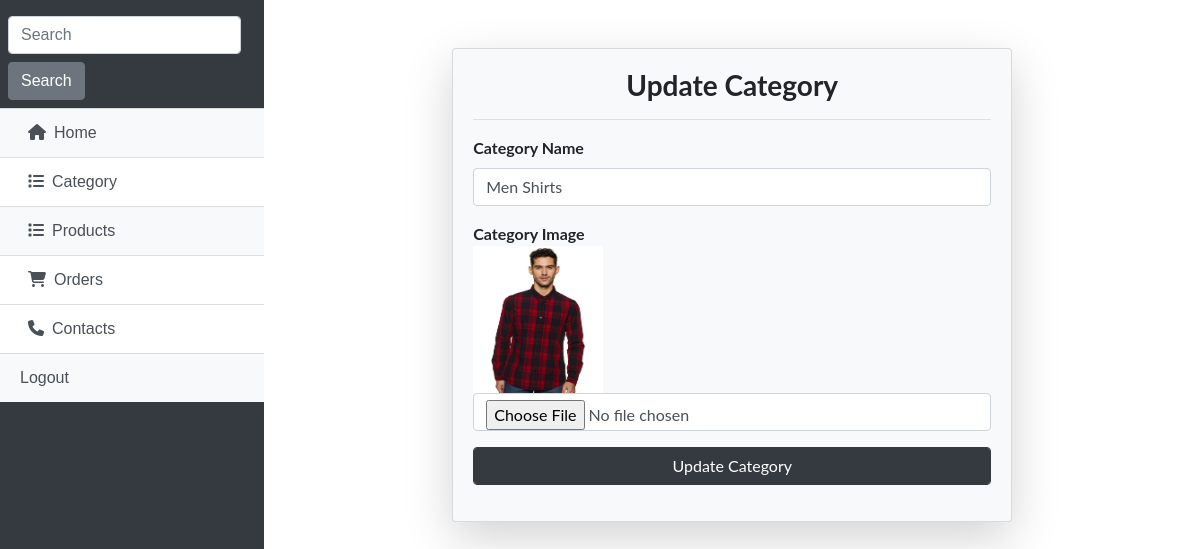
Page /custom_admin/category/update_category/1 on the committed database.
### shop/models.py (models this page shows, shortened)
class Category(models.Model):
    category_img = models.ImageField(upload_to='uploads/products/',default="")
    name = models.CharField(max_length=200)

### custom_admin/views.py (the view, shortened to what this page needs)
# urls.py: path('category/update_category/<int:myid>',views.update_category,name="update_category"),
def update_category(request,myid):
    category = Category.objects.get(id=myid)
    return render(request,'adminTemplates/update_category.html',{'obj':category})

### shop/templates/adminTemplates/update_category.html (shortened to what this page needs)
{% extends 'adminTemplates/base.html' %}
{%block body %}
<div class="container  min-vh-100 mt-5" style="font-family: 'Lato', sans-serif;">
    <div class="card shadow-lg mx-auto bg-light" style="width: 35rem;">
		<div class="card-body">
            <form method="POST">
                <h3 class="text-center font-weight-bold">Update Category</h3><hr>
                <div class="form-group">
                    <label><b>Category Name</b></label>
                    <input type="text" class="form-control" name="name" value="{{obj.name}}" placeholder="product_name" required>
                </div>
                <div class="form-group">
                <div><b>Category Image</b></div>
                    <img src='/image/{{obj.category_img}}' class="img">
                    <input type="file" class="form-control" name="image" required>
                </div>
                <div class="form-group">
                    <button type="submit" class="form-control btn btn-dark">Update Category</button>
                </div>
            </form>
        </div>
    </div>
</div>
{% endblock %}

### rows in the picture
Category: name "Men Shirts", category_img (picture)
